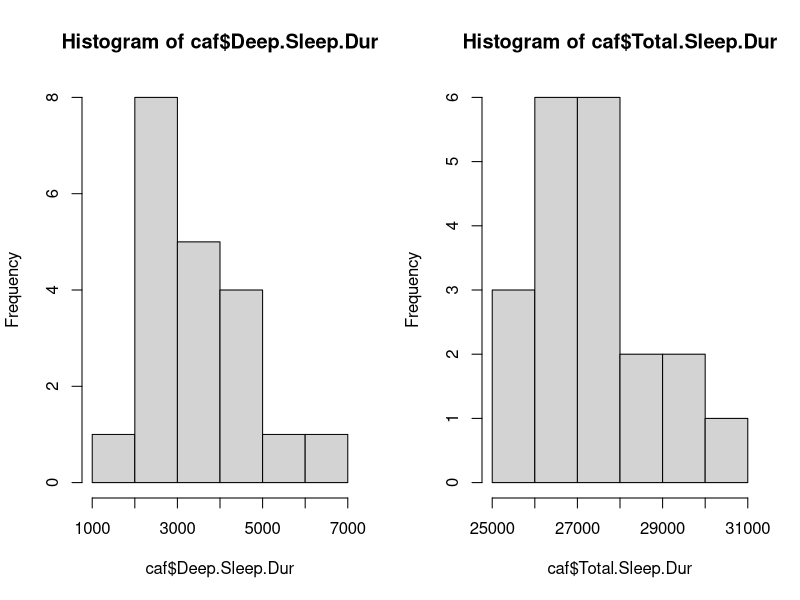
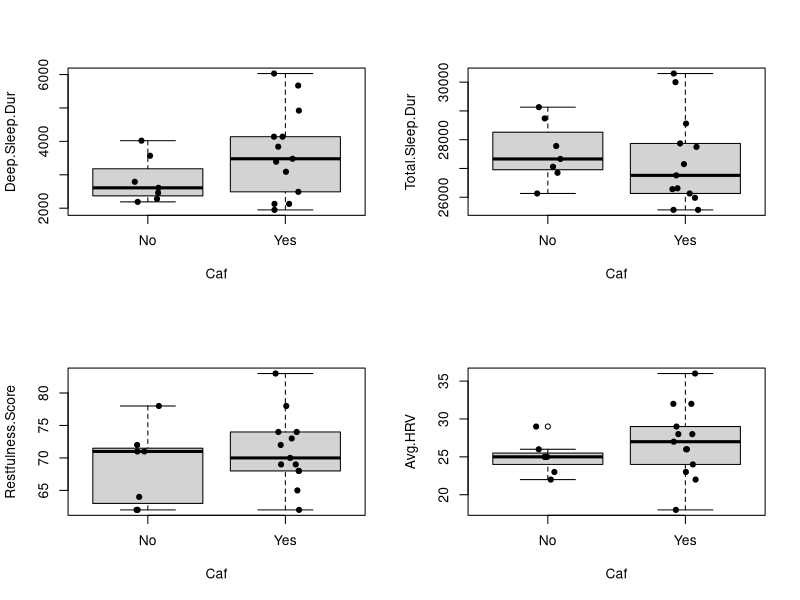

Write R code to recreate these figures, in order.
## ---- chunk 1
knitr::opts_chunk$set(echo = TRUE)
## ---- chunk 2
caf <- read.csv("oura.csv")
caf$Caf <- as.factor(ifelse(caf$Caffeine == 0, "No", "Yes"))
library(dplyr)
grpDat <- group_by(caf, Caf)
sum.tab <- summarize(grpDat, 
          mean.Deep.Sleep = mean(Deep.Sleep.Dur),
          mean.Total.Sleep = mean(Total.Sleep.Dur),
          meanLoRHR = mean(Lo.RHR),
          mean.AvHRV = mean(Avg.HRV),
          mean.Restless.Sleep = mean(Restless.Sleep))
library(kableExtra)
sum.tab %>%
  kbl() %>%
  kable_paper(full_width = F)   %>% 
  kable_styling()


summary(caf$Total.Sleep.Dur/3600)
summary(caf$Deep.Sleep.Dur/3600)
par(mfrow = c(1, 2))
hist(caf$Deep.Sleep.Dur, breaks = 5)
hist(caf$Total.Sleep.Dur)
## ---- chunk 3
par(mfrow = c(2, 2))
boxplot(Deep.Sleep.Dur ~ Caf, data = caf)
stripchart(Deep.Sleep.Dur ~ Caf, data = caf, method = "jitter", vertical = TRUE,
           pch = 19, add = TRUE)

boxplot(Total.Sleep.Dur ~ Caf, data = caf)
stripchart(Total.Sleep.Dur ~ Caf, data = caf, method = "jitter", vertical = TRUE,
           pch = 19, add = TRUE)


boxplot(Restfulness.Score ~ Caf, data = caf)
stripchart(Restfulness.Score ~ Caf, data = caf, method = "jitter", vertical = TRUE,
           pch = 19, add = TRUE)


boxplot(Avg.HRV ~ Caf, data = caf)
stripchart(Avg.HRV ~ Caf, data = caf, method = "jitter", vertical = TRUE,
           pch = 19, add = TRUE)

par(mfrow = c(1, 1))
## ---- chunk 4
caf$DeepSleep.Stat <-as.factor(ifelse(caf$Deep.Sleep.Dur > mean(caf$Deep.Sleep.Dur), "more", "less"))
tab.Deep.Sleep <- table(caf$Caf, caf$DeepSleep.Stat)
names(dimnames(tab.Deep.Sleep)) <- c("Cafeine", "Deep Sleep")

library(knitr)
kable(tab.Deep.Sleep, caption = "Deep Sleep Deviation", format = "html", table.attr = "style='width:30%;'")

## ---- chunk 5
fisher.test(tab.Deep.Sleep)
## ---- chunk 6
caf$TotSleep.Stat <-as.factor(ifelse(caf$Total.Sleep.Dur > mean(caf$Total.Sleep.Dur), "more", "less"))
tab.Tot.Sleep <- table(caf$Caf, caf$TotSleep.Stat)
names(dimnames(tab.Tot.Sleep)) <- c("Cafeine", "Tot Sleep ")

tab.Tot.Sleep %>%
  kbl() %>%
  kable_paper(full_width = F)   %>% 
  kable_styling()
## ---- chunk 7
fisher.test(tab.Tot.Sleep)
## ---- chunk 8
caf$Rest.Stat <-as.factor(ifelse(caf$Restfulness.Score > mean(caf$Restfulness.Score), "more", "less"))
tab.Restlessness <- table(caf$Caf, caf$Rest.Stat)
names(dimnames(tab.Restlessness)) <- c("Cafeine", "Restfulness.Score")
tab.Restlessness

tab.Restlessness %>%
  kbl() %>%
  kable_paper(full_width = F)   %>% 
  kable_styling()
## ---- chunk 9
fisher.test(tab.Restlessness)
